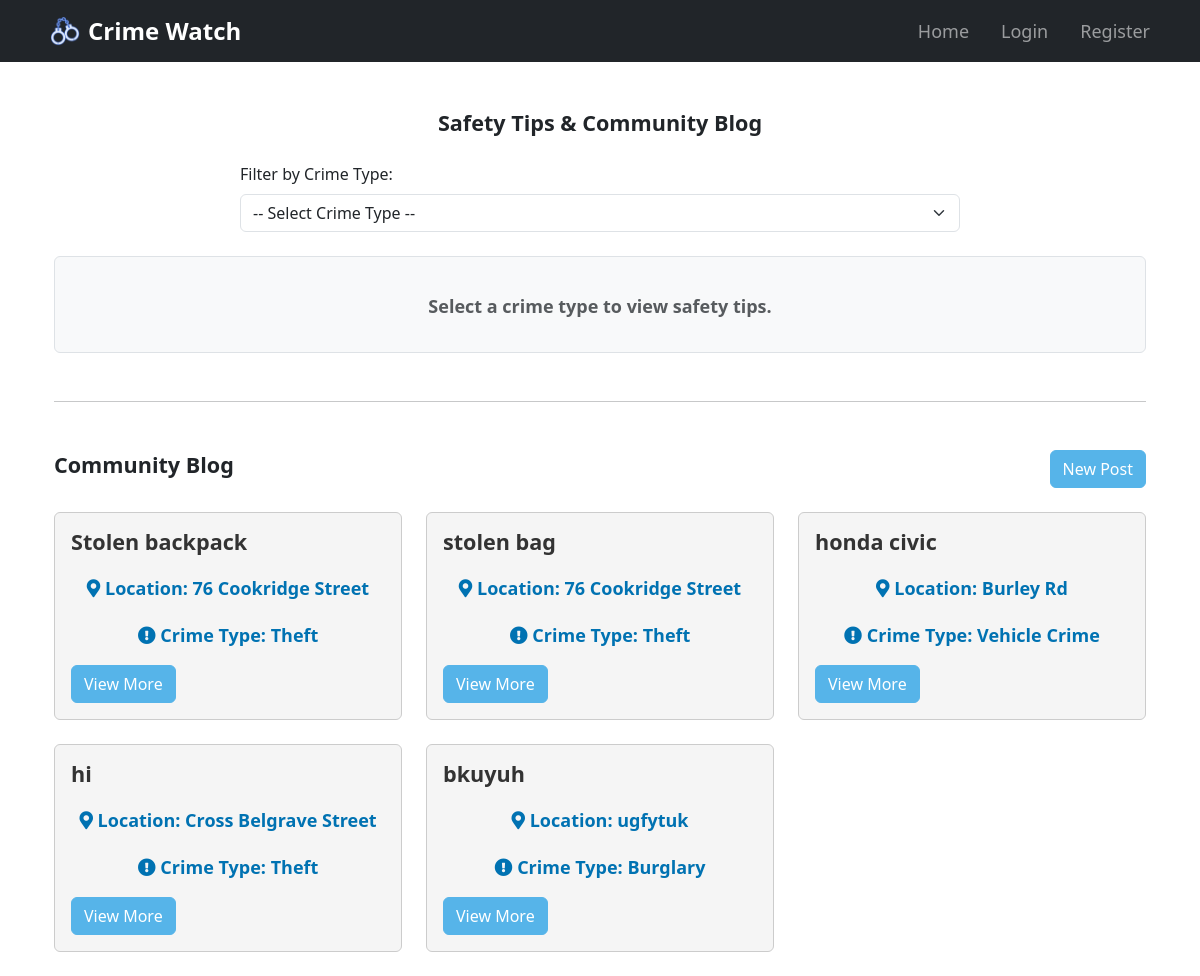
The page /blog/blog (signed in) on the database its author committed.
### app/models.py (models this page shows)
class BlogPost(db.Model):
    __tablename__ = 'blog_post'
    id = db.Column(db.Integer, primary_key=True)
    title = db.Column(db.String(150), nullable=False)
    location = db.Column(db.String(150), nullable=False)
    description = db.Column(db.Text, nullable=False)
    crime_type = db.Column(db.String(50), nullable=False)
    created_by = db.Column(db.Integer, db.ForeignKey('user.id'), nullable=False)
    author = db.relationship('User', backref='blog_posts', lazy=True)  # Ensure correct backref here

### app/views.py (the view, shortened to what this page needs)
@blog.route('/blog', methods=['GET', 'POST'])
@login_required
def blog_page():
    crime_filter = request.args.get('crime_type')
    if crime_filter:
        posts = BlogPost.query.filter_by(crime_type=crime_filter).all()
    else:
        posts = BlogPost.query.all()
    print(f"Posts: {posts}")  # Debugging: Check if posts are being retrieved
    return render_template('blog.html', posts=posts)

### app/templates/blog.html (shortened to what this page needs)
{% extends "base.html" %}
{% block content %}
<div class="container mt-5">
    <h2 class="text-center mb-4">Safety Tips & Community Blog</h2>
    <div class="row justify-content-center mb-4">
        <div class="col-md-8">
            <form>
                <label for="crime_type" class="form-label">Filter by Crime Type:</label>
                <select id="crime_type" name="crime_type" class="form-select" onchange="showTipsAndPosts()">
                    <option value="">-- Select Crime Type --</option>
                </select>
            </form>
        </div>
    </div>
    <div id="safety-tips" class="mt-4 p-3 border rounded bg-light">
        <p class="text-muted">Select a crime type to view safety tips.</p>
    </div>
    <hr class="my-5">
    <div class="d-flex justify-content-between align-items-center mb-4">
        <h3>Community Blog</h3>
        <button type="button" class="btn btn-primary" data-bs-toggle="modal" data-bs-target="#postCrimeModal">
            New Post
        </button>
    </div>
    <div id="blog-posts" class="row row-cols-1 row-cols-md-3 g-4">
        {% if posts %}
            {% for post in posts %}
            <div class="col">
                <div class="card h-100">
                    <div class="card-body">
                        <h5 class="card-title">{{ post.title }}</h5>
                        <p class="card-text">
                            <i class="fas fa-map-marker-alt"></i> <strong>Location:</strong> {{ post.location }}
                        </p>
                        <p class="card-text">
                            <i class="fas fa-exclamation-circle"></i> <strong>Crime Type:</strong> {{ post.crime_type }}
                        </p>
                        <button
                            class="btn btn-primary"
                            data-bs-toggle="modal"
                            data-bs-target="#postModal"
                            onclick="showPostDetails('{{ post.title }}', '{{ post.location }}', '{{ post.crime_type }}', '{{ post.description }}', '{{ post.author.username if post.author else 'Unknown' }}')">
                            View More
                        </button>
                    </div>
                </div>
            </div>
            {% endfor %}
        {% else %}
            <p class="text-muted">No blog posts available. Create the first post!</p>
        {% endif %}
    </div>
</div>
{% endblock %}

### app/static/styles.css (style rules this page uses)
p { color: #ff0000; font-weight: bold; text-align: center; margin-top: 20px; }
body { font-size: 18px; }
h1, h2, h3, h4, h5, h6 { font-size: larger; font-weight: bold; }
button { font-size: 16px; }
label, input, select, textarea { font-size: 16px; }
.card { background-color: #F5F5F5; color: #333333; border: 1px solid #CCCCCC; }
.card-text { color: #0072B2; }
.btn-primary { background-color: #56B4E9; border-color: #56B4E9; color: #FFFFFF; }

### rows shown on the page
BlogPost: title "Stolen backpack", location "76 Cookridge Street", crime_type "Theft"
BlogPost: title "stolen bag", location "76 Cookridge Street", crime_type "Theft"
BlogPost: title "honda civic", location "Burley Rd", crime_type "Vehicle Crime"
BlogPost: title "hi", location "Cross Belgrave Street", crime_type "Theft"
BlogPost: title "bkuyuh", location "ugfytuk", crime_type "Burglary"
